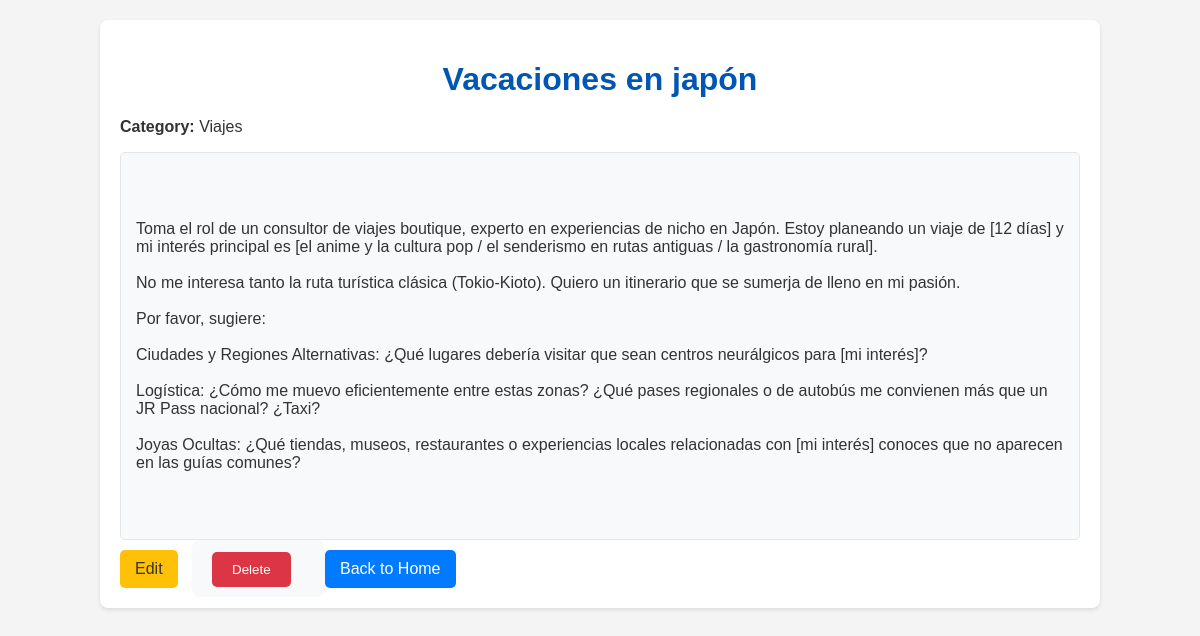
Page /prompt/2 on the committed database.
### tables this page shows
CREATE TABLE prompts (
    id INTEGER PRIMARY KEY AUTOINCREMENT,
    title TEXT NOT NULL,
    content TEXT NOT NULL,
    category TEXT
);

### app.py (the view)
@app.route('/prompt/<int:prompt_id>')
def view_prompt(prompt_id):
    conn = get_db_connection()
    prompt = conn.execute('SELECT * FROM prompts WHERE id = ?', (prompt_id,)).fetchone()
    conn.close()
    if prompt is None:
        return "Prompt not found", 404
    return render_template('view_prompt.html', prompt=prompt)

### app.py (called while the page is built)
def get_db_connection():
    conn = sqlite3.connect(DATABASE)
    conn.row_factory = sqlite3.Row
    return conn

### templates/view_prompt.html (shortened to what this page needs)
<!DOCTYPE html>
<html lang="en">
<head>
    <link rel="stylesheet" href="{{ url_for('static', filename='style.css') }}">
</head>
<body>
    <div class="container">
        <h1>{{ prompt.title }}</h1>
        <p><strong>Category:</strong> {{ prompt.category }}</p>
        <div class="prompt-content">
            <p>{{ prompt.content }}</p>
        </div>
        <a href="{{ url_for('edit_prompt', prompt_id=prompt.id) }}" class="button edit">Edit</a>
        <form action="{{ url_for('delete_prompt', prompt_id=prompt.id) }}" method="post" style="display:inline;">
            <button type="submit" class="button delete">Delete</button>
        </form>
        <a href="{{ url_for('index') }}" class="button">Back to Home</a>
    </div>
</body>
</html>

### static/style.css (style rules this page uses)
body { font-family: Arial, sans-serif; margin: 0; padding: 0; background-color: #f4f4f4; color: #333; }
.container { width: 80%; margin: 20px auto; background-color: #fff; padding: 20px; border-radius: 8px; box-shadow: 0 2px 4px rgba(0, 0, 0, 0.1); }
h1 { color: #0056b3; text-align: center; margin-bottom: 20px; }
.button { display: inline-block; background-color: #007bff; color: white; padding: 10px 15px; border-radius: 5px; text-decoration: none; margin-top: 10px; margin-right: 10px; }
.button.edit { background-color: #ffc107; color: #333; }
.button.delete { background-color: #dc3545; }
form { background-color: #f8f9fa; padding: 20px; border-radius: 8px; margin-top: 20px; }
form button[type="submit"] { background-color: #28a745; color: white; padding: 10px 20px; border: none; border-radius: 5px; cursor: pointer; }
.prompt-content { background-color: #f8f9fa; border: 1px solid #e2e6ea; padding: 15px; border-radius: 5px; margin-top: 15px; white-space: pre-wrap; }

### rows in the picture
prompts: title "Vacaciones en japón", category "Viajes", content "Toma el rol de un consultor de viajes boutique, experto en experiencias de nicho en Japón. Estoy planeando un viaje de [12 días] y mi interés principal es [el anime y la cultura pop / el senderismo en rutas antiguas / la gastronomía rural]. No me interesa tanto la ruta turística clásica (Tokio-Kioto). Quiero un itinerario que se sumerja de lleno en mi pasión. Por favor, sugiere: Ciudades y Regiones Alternativas: ¿Qué lugares debería visitar que sean centros neurálgicos para [mi interés]? Logística: ¿Cómo me muevo eficientemente entre estas zonas? ¿Qué pases regionales o de autobús me convienen más que un JR Pass nacional? ¿Taxi? Joyas Ocultas: ¿Qué tiendas, museos, restaurantes o…"
